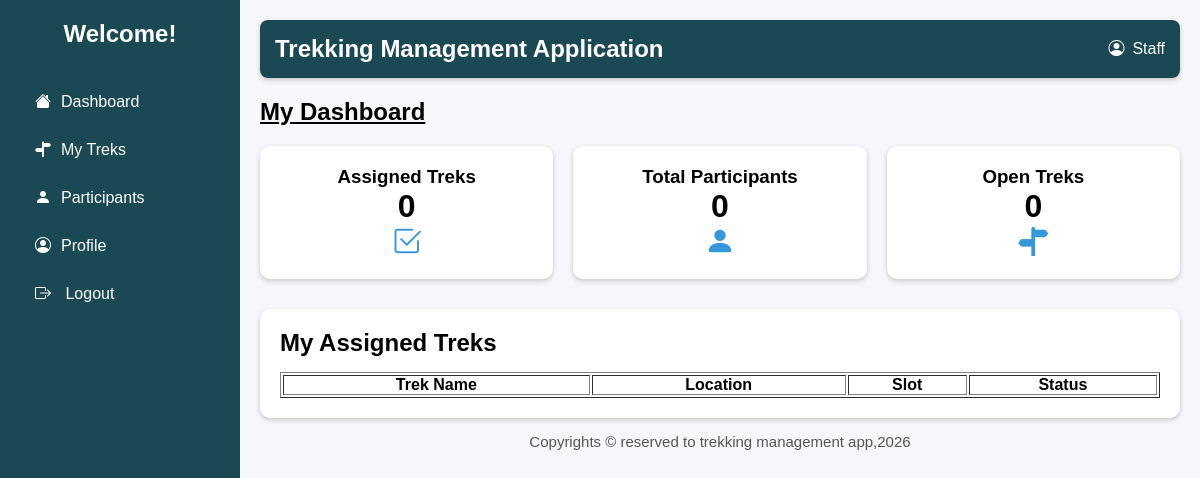
/staff_dashboard, run on an earlier commit of the app's database.
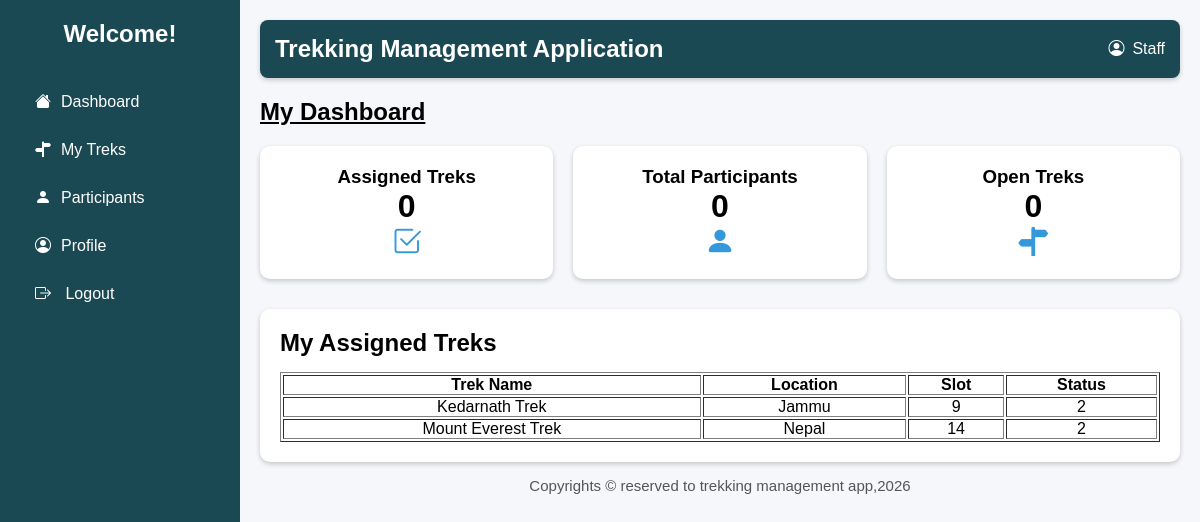
And on a later commit of the database.
### models.py (models this page shows)
class TrekDetails(db.Model):
    __tablename__='trek_details'
    trek_id=db.Column(db.Integer,primary_key=True,autoincrement=True)
    staff_id=db.Column(db.Integer,db.ForeignKey('trek_staff.staff_id'))
    trek_name=db.Column(db.String(100),nullable=False)
    location=db.Column(db.String(50),nullable=False)
    difficulty=db.Column(db.Integer,nullable=False) #0:'Easy',1:'Moderate',2:'Hard'
    duration_days=db.Column(db.Integer,nullable=False)
    available_slots=db.Column(db.Integer,nullable=False)
    start_date=db.Column(db.Date,nullable=False)
    end_date=db.Column(db.Date,nullable=False)
    status=db.Column(db.Integer,nullable=False) #0:Pending,1:Approved,2:Open,3:Closed,4:Completed
    description=db.Column(db.String)

### app.py (the view)
@app.route("/staff_dashboard")
def staff_dash():
    trek=TrekDetails.query.all()
    current_staff_id = session.get('staff_id')
    assigned_count=db.session.query(TrekDetails).filter_by(staff_id=current_staff_id).count()
    total_participants = db.session.query(func.count(BookingDetails.booking_id))\
        .join(TrekDetails, BookingDetails.trek_id == TrekDetails.trek_id)\
        .filter(TrekDetails.staff_id == current_staff_id)\
        .scalar() or 0
    open_treks_count = db.session.query(TrekDetails)\
        .filter(TrekDetails.staff_id == current_staff_id, TrekDetails.status == 1)\
        .count()
    return render_template("staff_dashboard.html",treks=trek,task_count=assigned_count,total_participants=total_participants,open_treks_count=open_treks_count)

### templates/staff_dashboard.html (shortened to what this page needs)
<!DOCTYPE html>
<html lang="en">
<head>
    <link rel="stylesheet" href="../static/main.css">
    <link rel="stylesheet" href="https://cdn.jsdelivr.net/npm/bootstrap-icons@1.11.3/font/bootstrap-icons.min.css">
</head>
<body>
    <div class="container">
        <div class="sidebar">
            <h2>Welcome!</h2>
            <ul>
                <li><a href="{{url_for('staff_dash')}}"><i class="bi bi-house-fill"></i>Dashboard</a></li>
                <li><a href="{{url_for('staff_modify_trek')}}"><i class="bi bi-signpost-split-fill"></i>My Treks</a></li>
                <li><a href="{{url_for('staff_participants')}}"><i class="bi bi-person-fill"></i>Participants</a></li>
                <li><a href="{{url_for('staff_profile')}}"><i class="bi bi-person-circle"></i>Profile</a></li>
                <li><a href="{{url_for('signin')}}"><i class="bi bi-box-arrow-right"></i> Logout</a></li>
            </ul>
        </div>
        <div class="main">
            <header>
                <h2>Trekking Management Application</h2>
                <div class="admin">
                    <i class="bi bi-person-circle"></i>
                    <span>Staff</span>
                </div>
            </header>
            <h2 class="title"><u>My Dashboard</u></h2>
            <div class="cards">
                <div class="card">
                    <h3>Assigned Treks</h3>
                    <h1>{{task_count}}</h1>
                    <i class="bi bi-check2-square"></i>
                </div>
                <div class="card">
                    <h3>Total Participants</h3>
                    <h1>{{total_participants}}</h1>
                    <i class="bi bi-person-fill"></i>
                </div>
                <div class="card">
                    <h3>Open Treks</h3>
                    <h1>{{open_treks_count}}</h1>
                    <i class="bi bi-signpost-split-fill"></i>
                </div>
            </div>
            <div class="table-box">
                <h2>My Assigned Treks</h2>
                <table border="1">
                    <tr>
                        <th>Trek Name</th>
                        <th>Location</th>
                        <th>Slot</th>
                        <th>Status</th>
                    </tr>
                    {% for trek in treks %}
                    <tr>
                        <td>{{trek.trek_name}}</td>
                        <td>{{trek.location}}</td>
                        <td>{{trek.available_slots}}</td>
                        <td>{{trek.status}}</td>
                    </tr>
                    {% endfor %}
                </table>
            </div>
            <footer>
                Copyrights &copy; reserved to trekking management app,2026
            </footer>
        </div>
    </div>
</body>
</html>

What changed in the data, as far as the page shows it:
added TrekDetails: trek_name "Kedarnath Trek", location "Jammu", available_slots "9", status "2"
added TrekDetails: trek_name "Mount Everest Trek", location "Nepal", available_slots "14", status "2"
